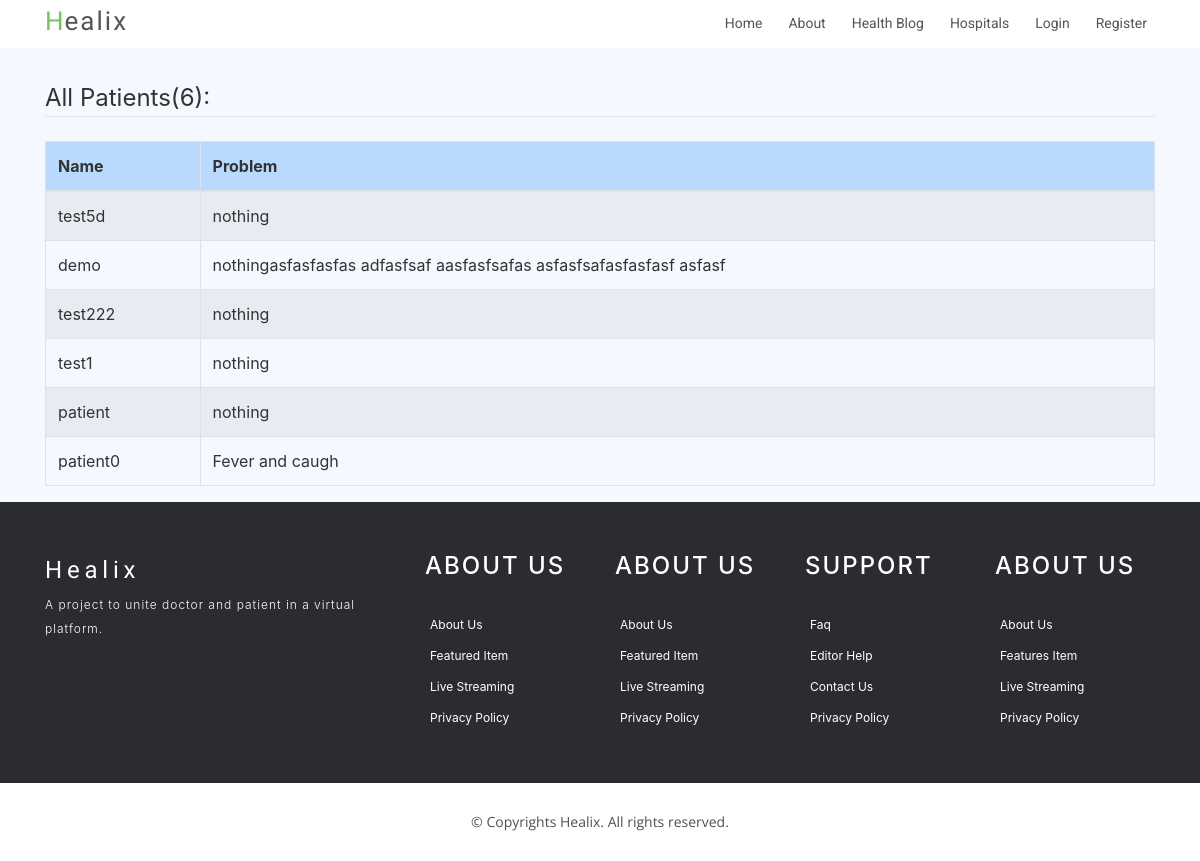
The app's page /patients/, older data.
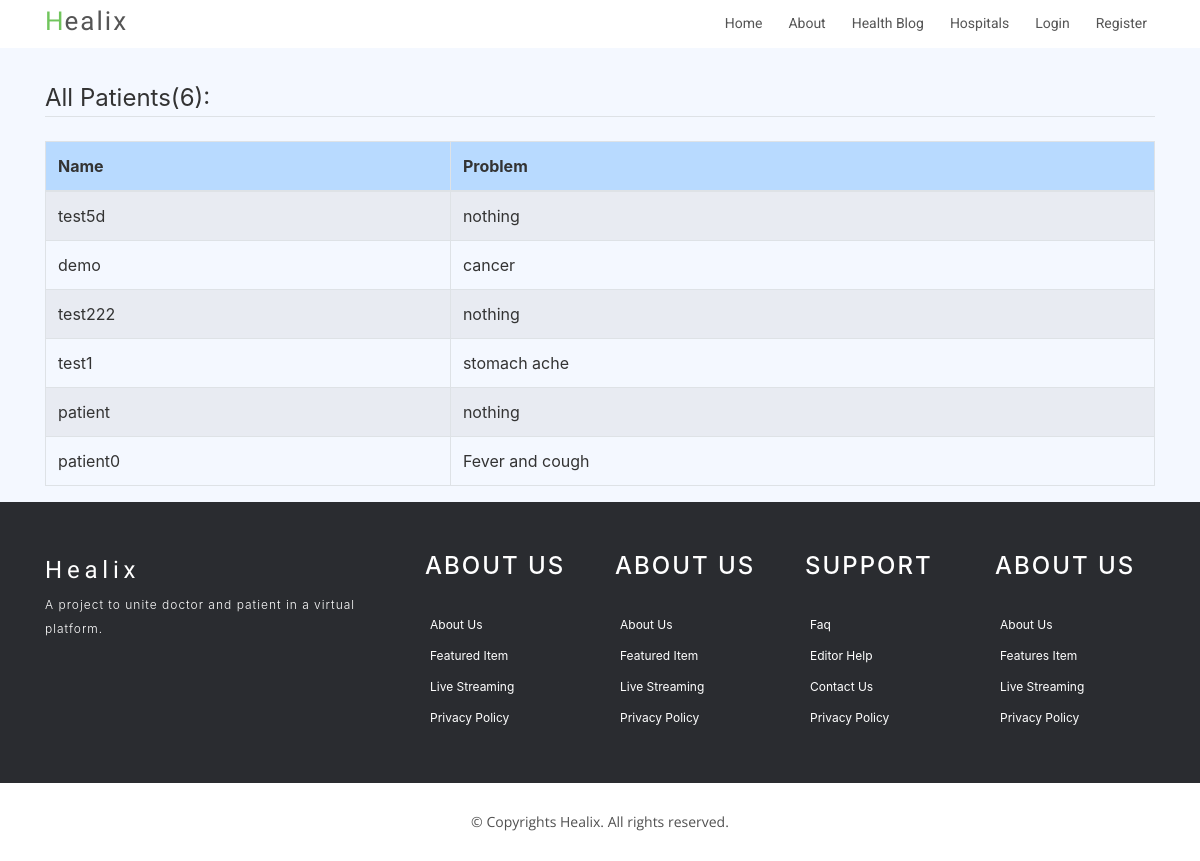
The same page, newer data.
### users/models.py (models this page shows, shortened)
class Patient(models.Model):
    user = models.OneToOneField(User, on_delete=models.CASCADE)
    image = models.ImageField(default='profile_pics/default.jpg', upload_to='profile_pics')
    date_registered = models.DateTimeField(default=timezone.now)
    health_problem = models.TextField(max_length = 200, default = 'nothing')
    height = models.FloatField(null = True)
    weight = models.FloatField(null = True)

class User(AbstractUser):
    is_patient = models.BooleanField('patient status', default=False)
    is_doctor = models.BooleanField('doctor status', default=False)

### users/views.py (the view)
# urls.py: path('patients/', PatientListView.as_view(), name = 'patients'),
class PatientListView(ListView):
    model = Patient
    context_object_name = 'patients'

### users/templates/users/patient_list.html
{% extends "home/base.html" %}
{% load crispy_forms_tags %}
{% block content %}
  <legend class="border-bottom mb-4">All Patients({{patients.count }}): </legend>
  <table class="table table-hover table-bordered table-striped">
    <thead>
      <tr class="table-primary">
        <th>Name</th>
        <th>Problem</th>
      </tr>
    </thead>
    <tbody>
      {% for patient in patients %}
      <tr>
        <td>{{patient.user.username}}</td>
        <td>{{patient.health_problem}}</td>
      </tr>
      {% endfor %}
    </tbody>
  </table>
{% endblock content %}

Row changes from the older to the newer data that the page shows:
changed Patient "demo": health_problem "nothingasfasfasfas adfasfsaf aasfasfsafas asfasfsafasfasfasf asfasf" → "cancer"
changed Patient "test1": health_problem "nothing" → "stomach ache"
changed Patient "patient0": health_problem "Fever and caugh" → "Fever and cough"
